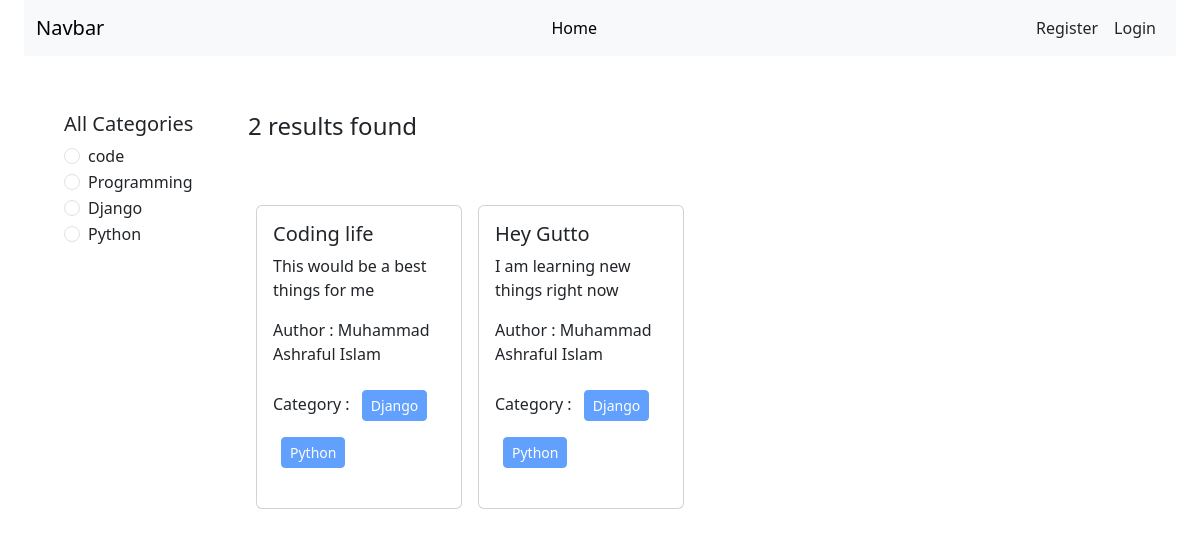
The page /category/python/ on the database its author committed.
### categories/models.py (models this page shows, shortened)
class Category(models.Model):
    name = models.CharField(max_length=30)
    slug = models.SlugField(max_length=100, null=True, blank=True)

### posts/models.py (models this page shows, shortened)
class Post(models.Model):
    title = models.CharField(max_length=50)
    content = models.TextField()
    image = models.ImageField(upload_to="posts/media/uploads/", blank=True, null= True)
    category = models.ManyToManyField(Category)
    author = models.ForeignKey(User, on_delete=models.CASCADE)

### blog/views.py (the view)
# urls.py: path("", views.home, name="home"),
def home(request, category_slug=None):
    data = Post.objects.all()
    if category_slug is not None:
        category = Category.objects.get(slug=category_slug)
        data = Post.objects.filter(category=category)
    categories = Category.objects.all()
    return render(request, "home.html", {"data": data, "category": categories})

### templates/home.html (shortened to what this page needs)
{% extends 'base.html' %}
{% load static %}
{% block content %}
<div class="d-flex flex-wrap p-4">
    <div class="col-2 bg-white p-3">
        <h5>All Categories</h5>
        {% for cat in category %}
        <div class="form-check">
            <input class="form-check-input" type="radio" name="category" id="{{cat.id}}" />
            <label class="form-check-label" for="{{cat.id}}">
                <a href="{% url 'category_wise_post' cat.slug %}"
                    class="text-decoration-none text-dark">{{cat.name}}</a>
            </label>
        </div>
        {% endfor %}
    </div>
    <div class="col-10 p-3">
        <h4>{{data | length}} results found</h4>
        <div class="d-flex flex-wrap pt-5">
            {% for post in data %}
            <div class="col-sm-3">
                <div class="card m-2">
                    <div class="card-body">
                        <h5 class="card-title">{{post.title}}</h5>
                        <p class="card-text">{{post.content}}</p>
                        <p>Author : {{post.author.first_name}} {{post.author.last_name}}</p>
                        <p>
                            Category : {% for cat in post.category.all %}
                            <button class="btn btn-primary btn-sm m-2" disabled>
                                {{cat.name}}
                            </button>
                            {% endfor %}
                        </p>
                    </div>
                </div>
            </div>
            {% endfor %}
        </div>
    </div>
</div>
{% endblock %}

### rows shown on the page
Category: name "code"
Category: name "Programming"
Category: name "Django"
Category: name "Python"
Post: title "Coding life", content "This would be a best things for me", author.first_name "Muhammad Ashraful", author.last_name "Islam"
Post: title "Hey Gutto", content "I am learning new things right now", author.first_name "Muhammad Ashraful", author.last_name "Islam"

### other values the page prints
{{ data | length }} "2"
